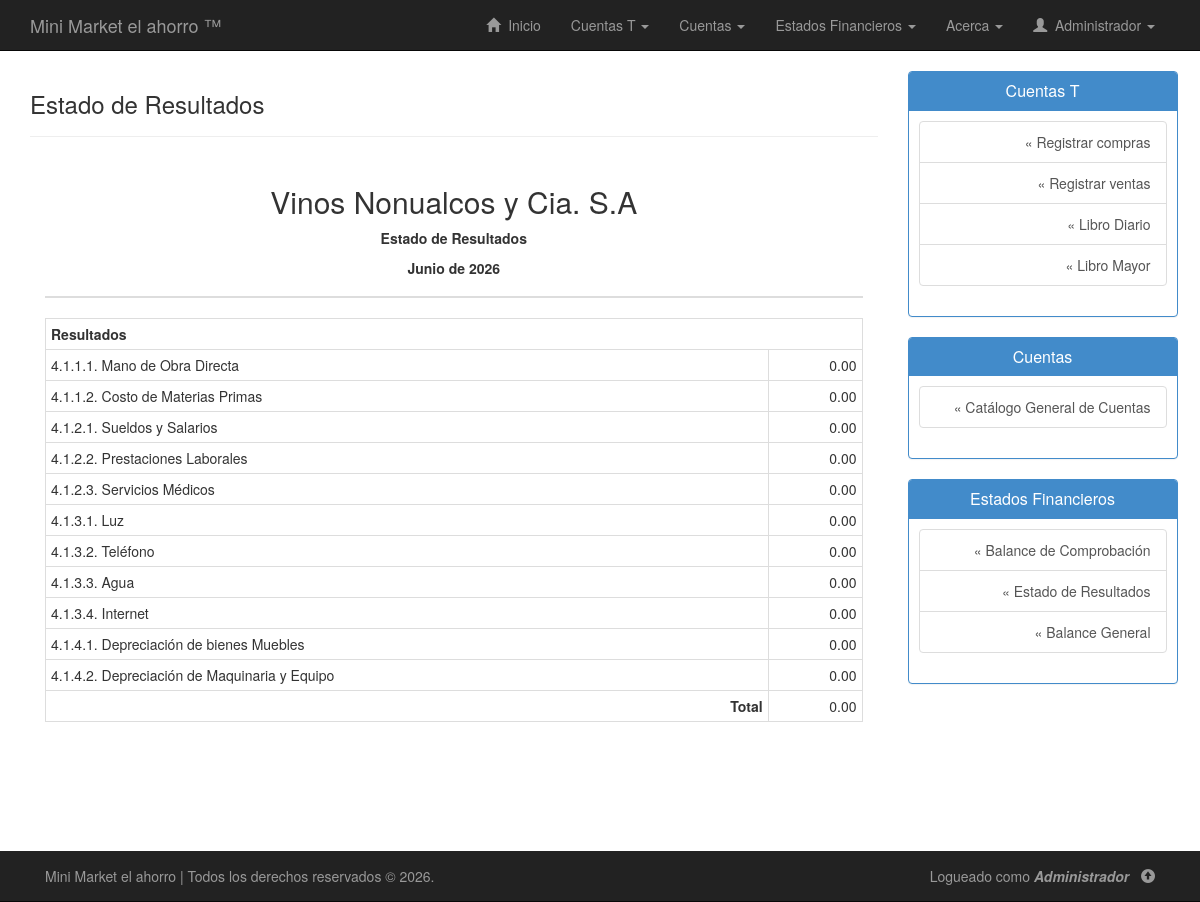
/php/estado-resultados.php (signed in), run on an earlier commit of the app's database.
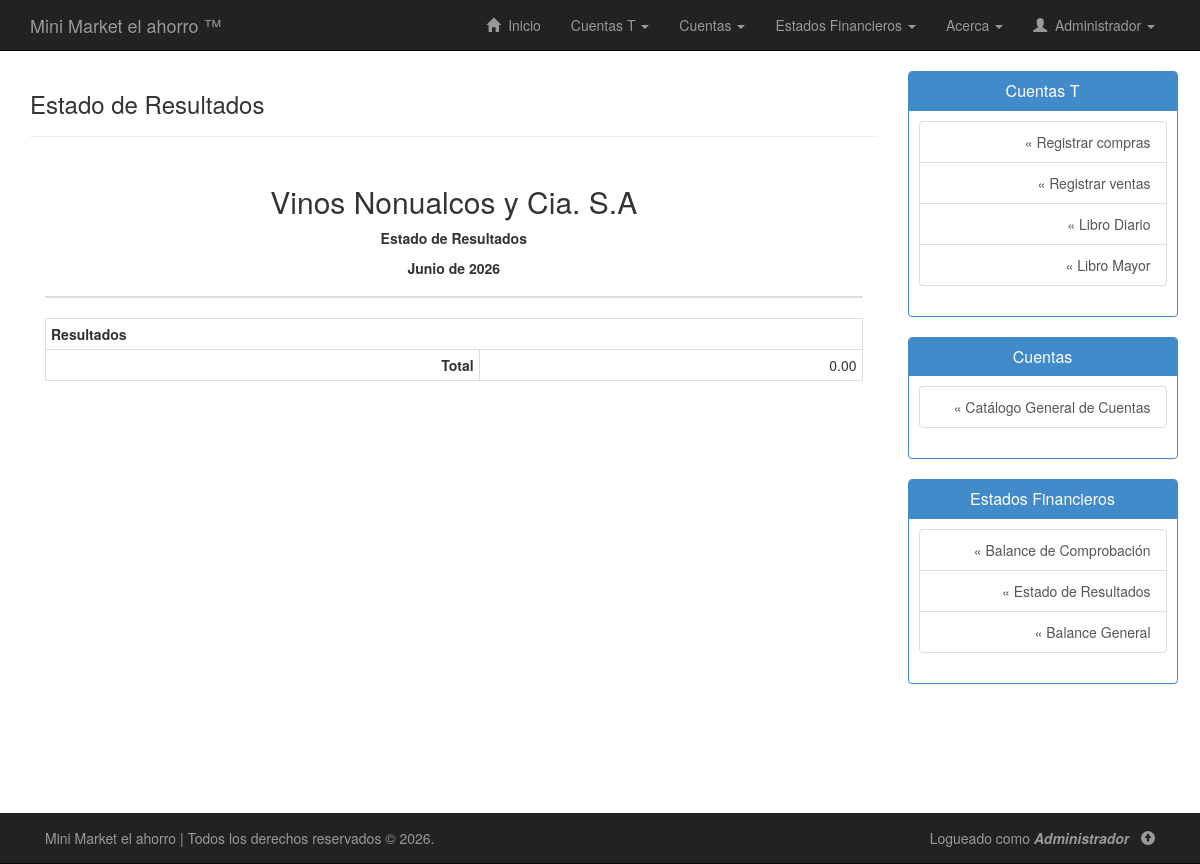
And on a later commit of the database.
### tables this page shows
CREATE TABLE `cuentas` (
  `codigo_cuenta` varchar(20) NOT NULL,
  `subgrupo` varchar(20) DEFAULT NULL,
  `nombre_cuenta` varchar(50) NOT NULL,
  `tiene_subcuenta` enum('Si','No') NOT NULL,
  `descripcion_cuenta` varchar(255) DEFAULT NULL,
  `saldo_debe` double NOT NULL,
  `saldo_haber` double NOT NULL
);

### php/estado-resultados.php (the view, shortened to what this page needs)
<!DOCTYPE html>
<html lang="es">
<head>
	<link rel="stylesheet" type="text/css" href="../css/bootstrap.min.css"/>
	<link rel="stylesheet" type="text/css" href="../css/estilos.css"/>
</head>
<body>
	<?php include("nav.php"); ?>
	<div class="container" id="contenido">
		<div class="row row-offcanvas row-offcanvas-right">
			<div class="col-xs-12 col-sm-9">
				<div class="page-header">
					<h3>Estado de Resultados</h3>
				</div>
				<div class="container">
					<div class="row">
						<div class="col-lg-12">
							<table class="table ">
								<thead>
									<tr>
										<th colspan="4">
											<h2 class="text-center">Vinos Nonualcos y Cia. S.A</h2>
											<p align="center">
												<strong>Estado de Resultados</strong>
											</p>
											<p align="center">
											</p>
										</th>
									</tr>
								</thead>
							</table>
						</div>
						<div class="container">
							<div class="row">
								<div class="col-lg-12">
									<div>
										<div class="row">
											<div class="col-lg-12">
												<table class="table table-condensed table-bordered table-hover ">
													<tr>
														<th colspan="2">Resultados</th>
													</tr>
													<?php
													include_once("conexion.php");
													$sql = "SELECT * FROM cuentas WHERE codigo_cuenta LIKE '4%'";
													$ejecutar = $conexion->query($sql);
													while($acts = $ejecutar->fetch_assoc()){
														echo "<tr colspan='2'>";
														echo "<td >".$acts["codigo_cuenta"].". ".utf8_encode($acts["nombre_cuenta"])."</td>";
														echo "<td class='text-right'>".number_format($acts["saldo_debe"]-$acts["saldo_haber"],2)."</td>";
														echo "</tr>";
													}
													$consulta = "SELECT SUM((saldo_debe-saldo_haber)) total FROM cuentas WHERE codigo_cuenta LIKE '4%'";
													$ejecutar_consulta = $conexion->query($consulta);
													if($ejecutar_consulta->num_rows > 0){
														while ($regs = $ejecutar_consulta->fetch_assoc()) {
															echo "<tr>";
															echo "<td class='text-right'><strong>Total</strong></td>";
															echo "<td align='right'>".number_format($regs["total"],2)."</td>";
															echo "</tr>";
														}
													}
													?>
												</table>
											</div>
										</div>
									</div>
								</div>
							</div>
						</div>
					</div>
				</div>
			</div>
			<?php include("sidebar.php"); ?>
		</div>
	</div>
	<?php include("footer.php"); ?>
</body>
</html>

### php/nav.php (shortened to what this page needs)
<div class="navbar navbar-inverse navbar-static-top">
	<div class="container">
		<a href="home.php" class="navbar-brand">Mini Market el ahorro &#0153;</a>
		<div class="collapse navbar-collapse navHeaderCollapse">
			<ul class="nav navbar-nav navbar-right">
				<li><a href="home.php"><span class="glyphicon glyphicon-home"></span> &nbsp;Inicio</a></li>
				<li class="dropdown">
					<a href="#" class="dropdown-toggle" data-toggle="dropdown">Cuentas T <b class="caret"></b></a>
				</li>
				<li class="dropdown">
					<a href="#" class="dropdown-toggle" data-toggle="dropdown">Cuentas <b class="caret"></b></a>
				</li>
				<li class="dropdown">
					<a href="#" class="dropdown-toggle" data-toggle="dropdown">Estados Financieros <b class="caret"></b></a>
				</li>
				<li class="dropdown">
					<a href="#" class="dropdown-toggle" data-toggle="dropdown">Acerca <b class="caret"></b></a>
				</li>
				<li class="dropdown">
					<a href="#" class="dropdown-toggle" data-toggle="dropdown" style="text-transform:capitalize">
						<span class="glyphicon glyphicon-user"></span> &nbsp;<?php echo $_SESSION['usuario']; ?>
						<b class="caret"></b>
					</a>
				</li>
			</ul>
		</div>
	</div>
</div>

### php/sidebar.php (shortened to what this page needs)
<div class="row">
	<div class="col-sm-3">
		<div class="panel panel-primary">
			<div class="panel-heading">
				<h3 class="panel-title text-center">Cuentas T</h3>
			</div>
			<div class="panel-body" id="sb">
				<div class="list-group text-right">
					<a href="asiento-general.php" class="list-group-item">&#0171; Registrar compras</a>
					<a href="asiento-simple.php" class="list-group-item">&#0171; Registrar ventas</a>
					<a href="diario.php" class="list-group-item">&#0171; Libro Diario</a>
					<a href="mayor.php" class="list-group-item">&#0171; Libro Mayor</a>
				</div>
			</div>
		</div>
		<div class="panel panel-primary">
			<div class="panel-heading">
				<h3 class="panel-title text-center">Cuentas</h3>
			</div>
			<div class="panel-body" id="sb">
				<div class="list-group text-right">
					<a href="catalogo-cuentas.php" class="list-group-item">&#0171; Catálogo General de Cuentas</a>
				</div>
			</div>
		</div>
		<div class="panel panel-primary">
			<div class="panel-heading">
				<h3 class="panel-title text-center">Estados Financieros</h3>
			</div>
			<div class="panel-body" id="sb">
				<div class="list-group text-right">
					<a href="balance-comprobacion.php" class="list-group-item">&#0171; Balance de Comprobación</a>
					<a href="estado-resultados.php" class="list-group-item">&#0171; Estado de Resultados</a>
					<a href="balance-general.php" class="list-group-item">&#0171; Balance General</a>
				</div>
			</div>
		</div>
	</div>
</div>

### php/footer.php (shortened to what this page needs)
<div class="navbar navbar-inverse navbar-fixed-bottom" id="footer">
	<div class="container">
		<p class="navbar-text pull-left">
			Mini Market el ahorro | Todos los derechos reservados &copy; 2026.
		</p>
		<p class="navbar-text pull-right">
			Logueado como <em><strong style="text-transform:capitalize"><?php echo $_SESSION["usuario"]; ?></strong></em>&nbsp;&nbsp;
			<a href="#" class="navbar-link" title="Volver arriba"><span class="glyphicon glyphicon-circle-arrow-up"></span></a>
		</p>
	</div>
</div>

### css/estilos.css (style rules this page uses)
body { background: #fff; margin-bottom: 80px; }
.page-header { margin-top: 0; }
.panel-body { padding-top: 0; }
#contenido { padding-bottom: 80px; }
#footer { margin-bottom: 0px; }
#sb { padding:10px; }
table { background: #FFF; }
a { -ms-transition: all 0.25s ease-in; -moz-transition: all 0.25s ease-in; -o-transition: all 0.25s ease-in; -webkit-transition: all 0.25s ease-in; transition: all 0.25s ease-in; }

What changed in the data, as far as the page shows it:
removed cuentas: codigo_cuenta "4.1.1.1", nombre_cuenta "Mano de Obra Directa", $acts["saldo_debe"]-$acts["saldo_haber"] "0.00"
removed cuentas: codigo_cuenta "4.1.1.2", nombre_cuenta "Costo de Materias Primas", $acts["saldo_debe"]-$acts["saldo_haber"] "0.00"
removed cuentas: codigo_cuenta "4.1.2.1", nombre_cuenta "Sueldos y Salarios", $acts["saldo_debe"]-$acts["saldo_haber"] "0.00"
removed cuentas: codigo_cuenta "4.1.2.2", nombre_cuenta "Prestaciones Laborales", $acts["saldo_debe"]-$acts["saldo_haber"] "0.00"
removed cuentas: codigo_cuenta "4.1.2.3", nombre_cuenta "Servicios Médicos", $acts["saldo_debe"]-$acts["saldo_haber"] "0.00"
removed cuentas: codigo_cuenta "4.1.3.1", nombre_cuenta "Luz", $acts["saldo_debe"]-$acts["saldo_haber"] "0.00"
removed cuentas: codigo_cuenta "4.1.3.2", nombre_cuenta "Teléfono", $acts["saldo_debe"]-$acts["saldo_haber"] "0.00"
removed cuentas: codigo_cuenta "4.1.3.3", nombre_cuenta "Agua", $acts["saldo_debe"]-$acts["saldo_haber"] "0.00"
removed cuentas: codigo_cuenta "4.1.3.4", nombre_cuenta "Internet", $acts["saldo_debe"]-$acts["saldo_haber"] "0.00"
removed cuentas: codigo_cuenta "4.1.4.1", nombre_cuenta "Depreciación de bienes Muebles", $acts["saldo_debe"]-$acts["saldo_haber"] "0.00"
removed cuentas: codigo_cuenta "4.1.4.2", nombre_cuenta "Depreciación de Maquinaria y Equipo", $acts["saldo_debe"]-$acts["saldo_haber"] "0.00"
